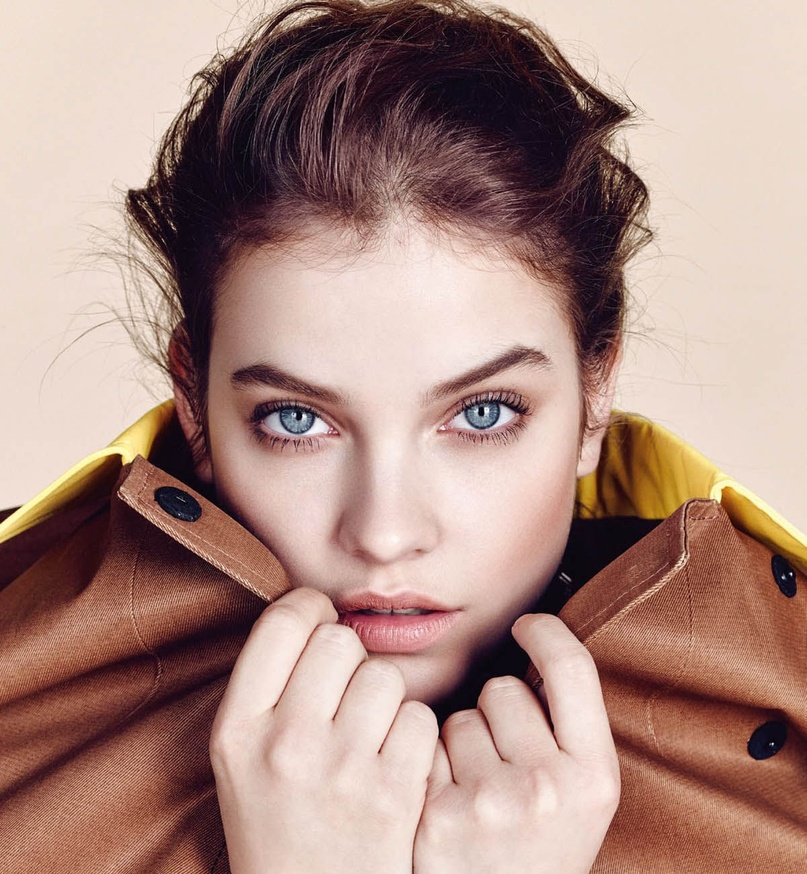
//> input picture data/Barbara.jpg, 807 x 874 px, shrunk from 1200 x 1300 before the run
$ ./erosion_openmp_new ../data/Barbara.jpg   (built with g++ and OpenCV 4)
//> lines starting //> are read from the running program, lines starting //| are printed output that depends on the picture; after the words box and inside, x2 and y2 are one past the last pixel; in counts of white or black regions, pixels touching at a corner belong together
#include <malloc.h>
#include <iostream>
#include <omp.h>
#include <time.h>
#include <string>
#include "opencv2/imgproc.hpp"
#include "opencv2/opencv.hpp"

using namespace std;
using namespace cv;

Mat src, src_gray, src_binary, erosion_dst;
int n, m;
int threshold_value = 100;
int threshold_type = 0;
const int max_binary_value = 255;
const int element_rows = 3;
const int element_cols = 3;
const string data_path = "../../data/";

void* erode_center(void* arg);

int main(int argc, char** argv) {
    CommandLineParser parser(argc, argv, "{@input | chicky_512.png | input image}");
    src = imread(data_path+parser.get<String>("@input"), IMREAD_COLOR);
//> src is the input picture: 874 rows x 807 cols, CV_8UC3; mean B, G, R 130.3, 139.7, 171.5
    if(src.empty()) {
        printf("Could not open or find the image!\n\n");
        printf("Usage: %s <Input image>\n", argv[0]);
        return -1;
    }
    cvtColor(src, src_gray, COLOR_BGR2GRAY);
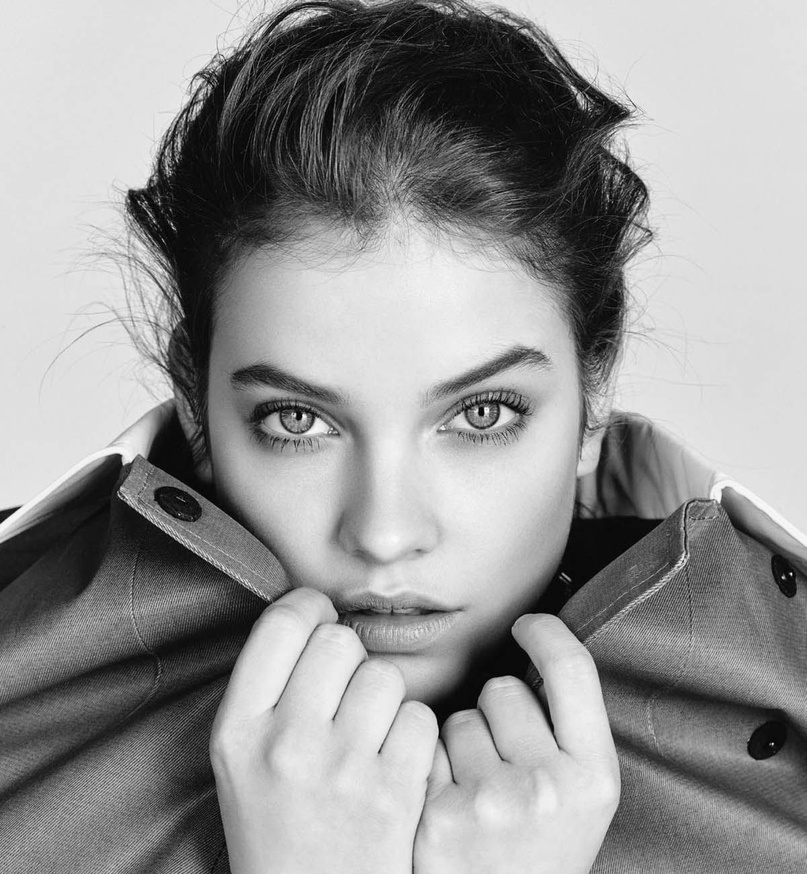
//> src_gray: 874 rows x 807 cols, CV_8UC1; min 1, max 254, mean 148.1
    threshold(src_gray, src_binary, threshold_value, max_binary_value, threshold_type);
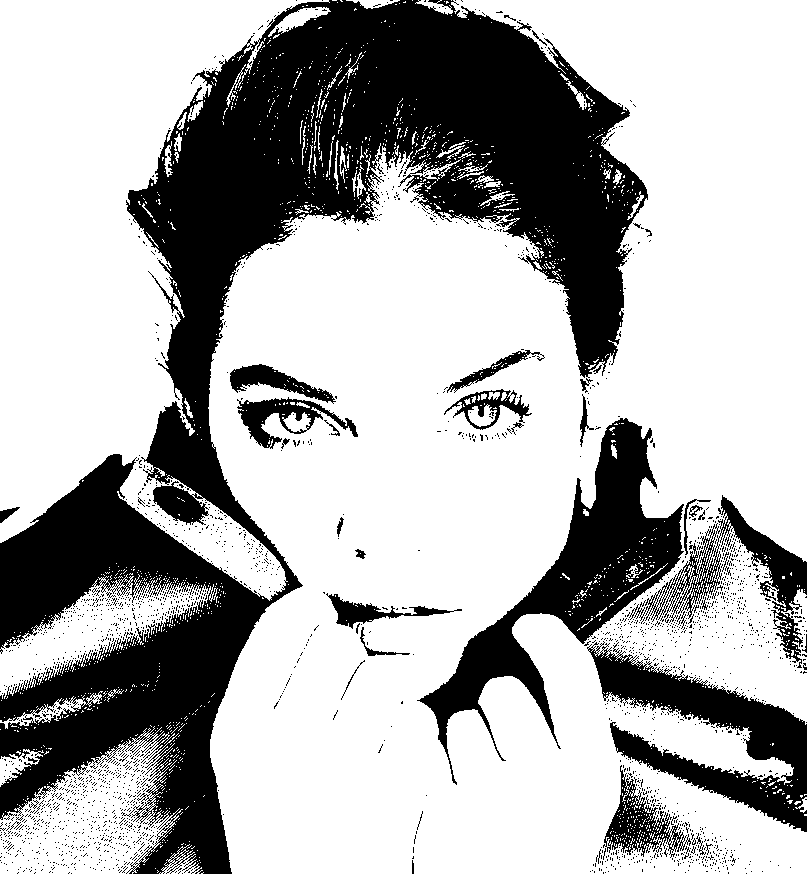
//> src_binary: 874 rows x 807 cols, CV_8UC1; 68.9% white; 2490 black regions (2451 under 20 px), largest, box (x1, y1, x2, y2) and area: (0, 0, 648, 874) 160066, (417, 418, 684, 785) 22617, (587, 641, 807, 832) 14606
    imwrite("src_gray.png", src_gray);
    imwrite("src_binary.png", src_binary);

    n=src_binary.rows;
//> n = 874
    m=src_binary.cols;
//> m = 807
    printf("The dimension of binary image to erode: %d x %d\n", n, m);
//| The dimension of binary image to erode: 874 x 807
    void* retval;
    erosion_dst.create(n, m, CV_8U);
    time_t t_start, t_end;

    t_start = clock();
    #pragma omp parallel for num_threads(4)
    for(int i=0; i<n; i++)
        for(int j=0; j<m; j++) {
            uchar* data = erosion_dst.ptr<uchar>(i);
            void* arg = malloc(2*sizeof(int));
            ((int*)arg)[0] = i;
            ((int*)arg)[1] = j;
            retval = erode_center(arg);
            data[j] = *(uchar*)retval;
            free(retval);
        }
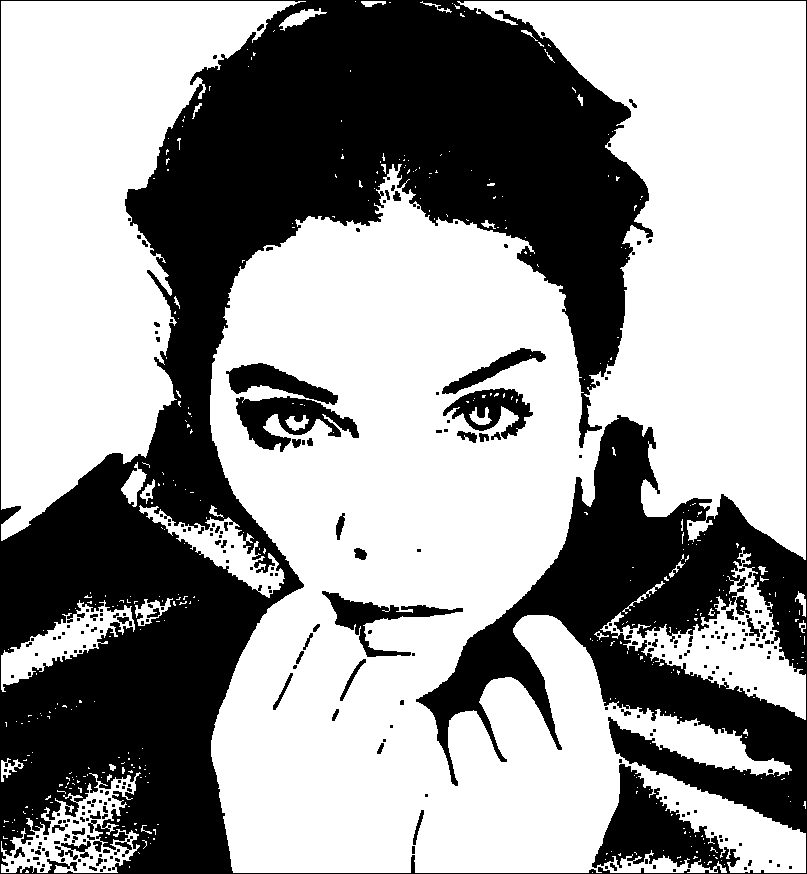
//> erosion_dst: 874 rows x 807 cols, CV_8UC1; 60.8% white; 282 black regions (217 under 20 px), largest, box (x1, y1, x2, y2) and area: (0, 0, 807, 874) 260024, (236, 396, 359, 452) 3231, (322, 591, 463, 657) 2284
	t_end = clock();
    imwrite("erosion_out.png", erosion_dst);
    printf("picture generation... done\n");
    printf("openMP cost time: %f s\n", double(t_end-t_start)/CLOCKS_PER_SEC);
    return 0;
}

void* erode_center(void* arg) {
    int center_y = ((int*)arg)[0];
    int center_x = ((int*)arg)[1];
    int left = center_x-(element_cols-1)/2;
    int right = center_x+(element_cols-1)/2;
    int top = center_y-(element_rows-1)/2;
    int bottom = center_y+(element_rows-1)/2;
    void* retval = malloc(sizeof(uchar));
    if(left<0 || right>=m || top<0 || bottom>=n) {
        *(uchar*)retval = 0;
    }
    else {
        bool fit = true;
        for(int i=left; i<=right; i++) {
            for(int j=top; j<=bottom; j++) {
                // printf("%d ", src_binary.at<uchar>(j, i));
                if(src_binary.at<uchar>(j, i)==0) {
                    fit = false;
                    break;
                }
            }
            // printf("\n");
        }
        *(uchar*)retval = fit? 255 : 0;
    }
    free(arg);
    return retval;
}

$ run again, on data/TIM图片20180714190601.jpg
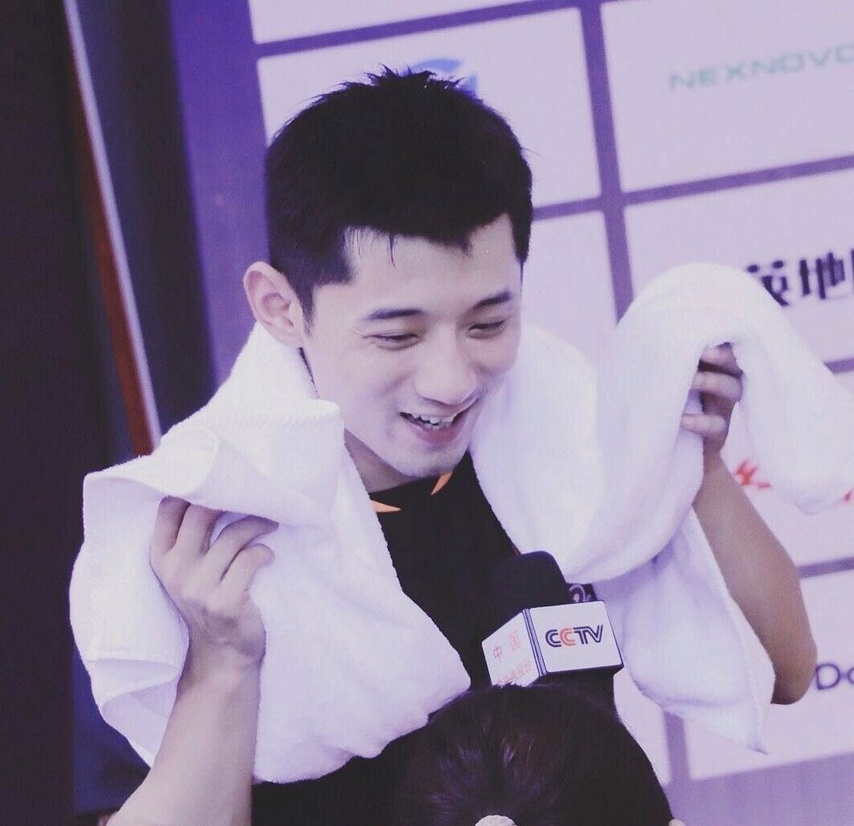
//> input picture data/TIM图片20180714190601.jpg, 854 x 826 px, shrunk from 1065 x 1030 before the run
//> src is the input picture: 826 rows x 854 cols, CV_8UC3; mean B, G, R 155.7, 130.6, 142.9
//> `threshold(src_gray, src_binary, threshold_value, max_binary_value, thr..`:
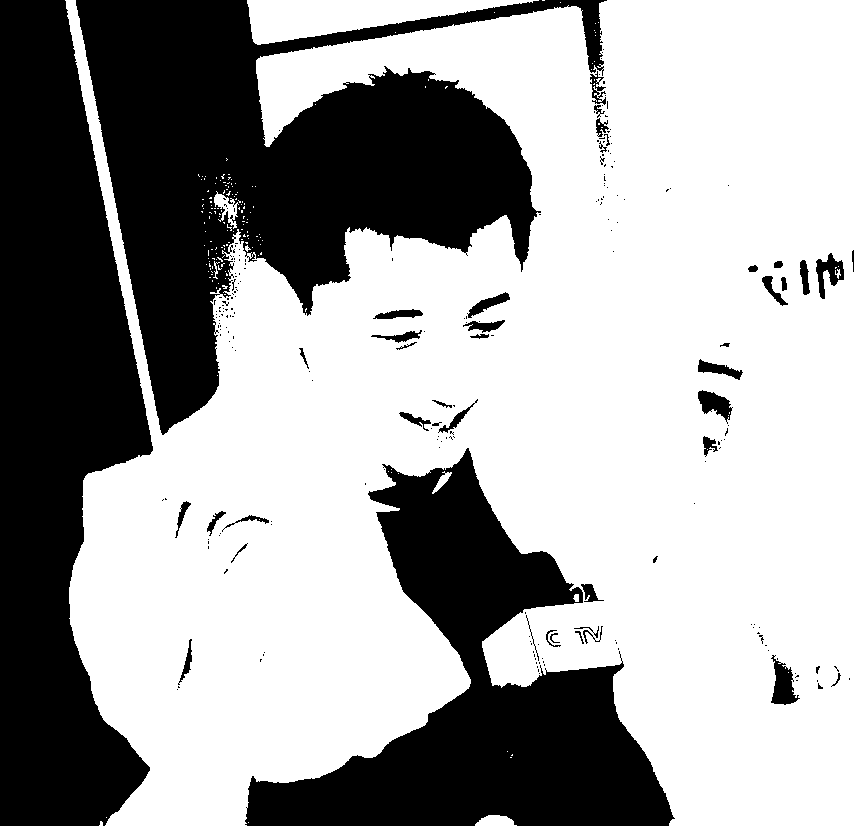
//> src_binary: 826 rows x 854 cols, CV_8UC1; 64% white; 232 black regions (188 under 20 px), largest, box (x1, y1, x2, y2) and area: (76, 0, 607, 435) 97692, (0, 0, 153, 826) 85334, (245, 448, 675, 826) 63525
//| The dimension of binary image to erode: 826 x 854
//> after the loop `for(int i=0; i<n; i++)`:
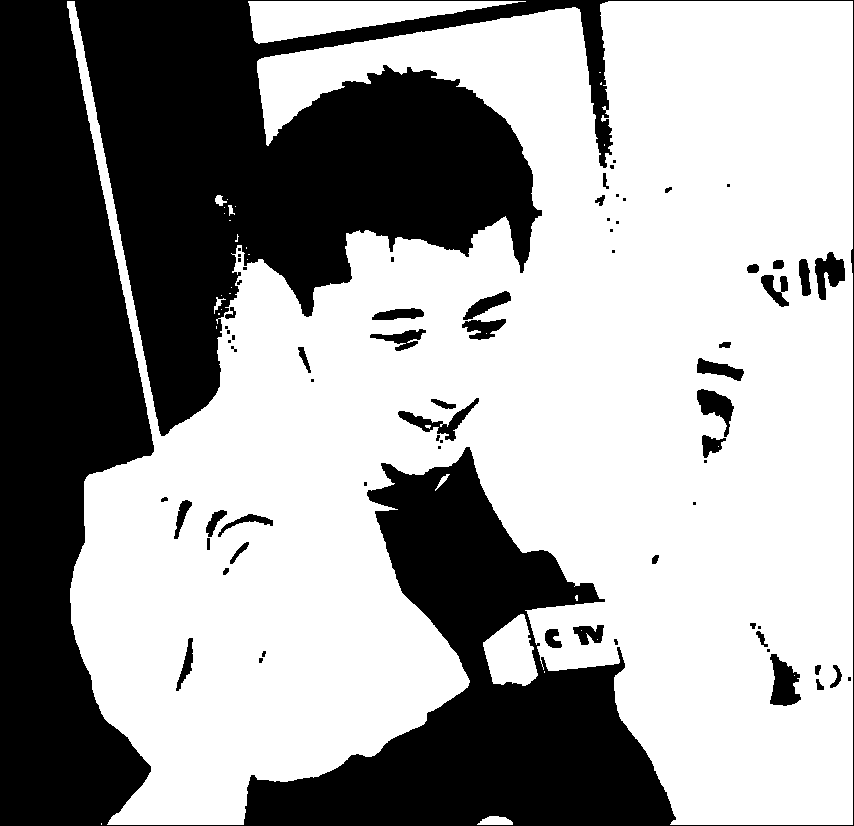
//> erosion_dst: 826 rows x 854 cols, CV_8UC1; 61.9% white; 71 black regions (33 under 20 px), largest, box (x1, y1, x2, y2) and area: (0, 0, 854, 826) 258364, (770, 654, 801, 706) 1038, (398, 398, 479, 441) 841

$ run again, on data/aero1.jpg
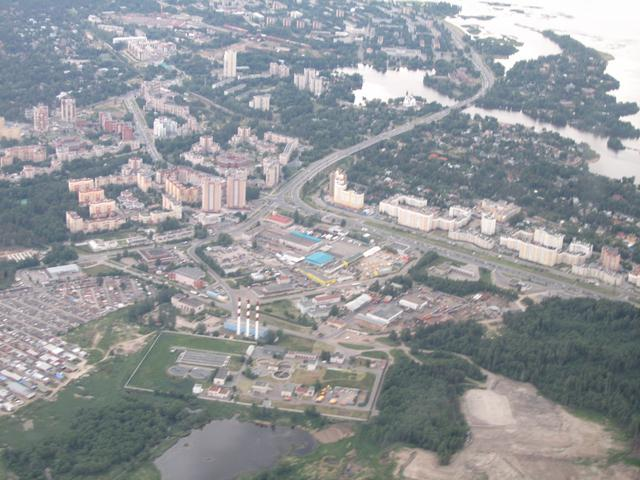
//> input picture data/aero1.jpg, 640 x 480 px
//> src is the input picture: 480 rows x 640 cols, CV_8UC3; mean B, G, R 153.6, 150.4, 147.6
//> `threshold(src_gray, src_binary, threshold_value, max_binary_value, thr..`:
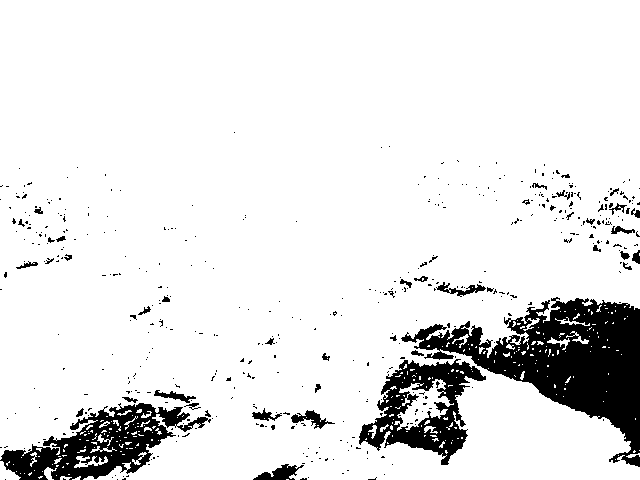
//> src_binary: 480 rows x 640 cols, CV_8UC1; 89.7% white; 460 black regions (417 under 20 px), largest, box (x1, y1, x2, y2) and area: (401, 297, 640, 467) 15227, (0, 403, 211, 480) 6734, (359, 359, 486, 465) 5484
//| The dimension of binary image to erode: 480 x 640
//> after the loop `for(int i=0; i<n; i++)`:
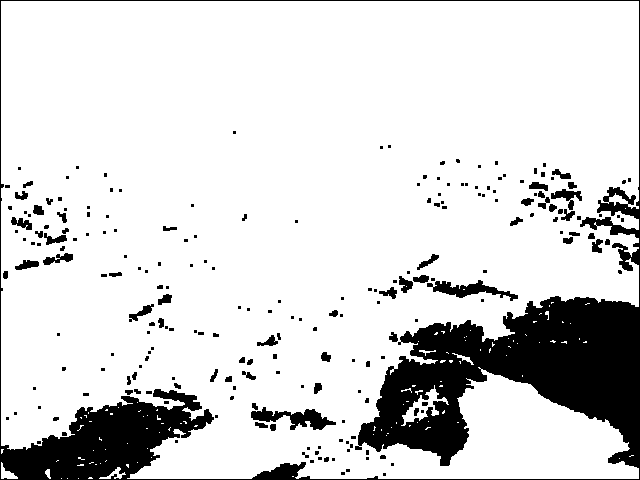
//> erosion_dst: 480 rows x 640 cols, CV_8UC1; 84.8% white; 221 black regions (148 under 20 px), largest, box (x1, y1, x2, y2) and area: (0, 0, 640, 480) 39382, (251, 407, 336, 430) 877, (427, 280, 518, 301) 734

$ run again, on data/aero3.jpg
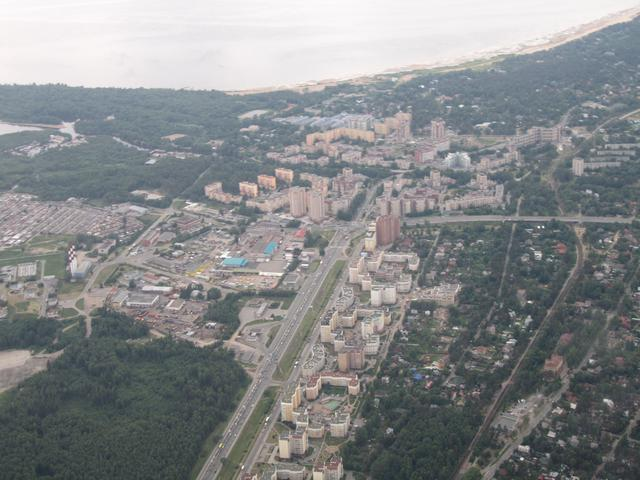
//> input picture data/aero3.jpg, 640 x 480 px
//> src is the input picture: 480 rows x 640 cols, CV_8UC3; mean B, G, R 138, 136.7, 134.2
//> `threshold(src_gray, src_binary, threshold_value, max_binary_value, thr..`:
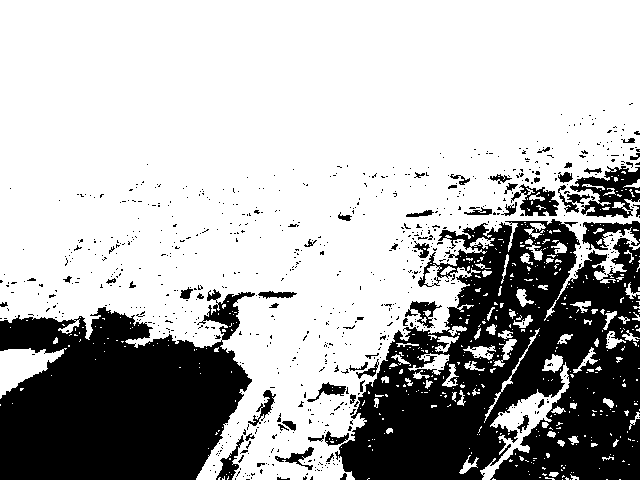
//> src_binary: 480 rows x 640 cols, CV_8UC1; 69.7% white; 774 black regions (715 under 20 px), largest, box (x1, y1, x2, y2) and area: (335, 219, 640, 480) 49171, (0, 289, 255, 480) 33731, (570, 166, 640, 218) 1835
//| The dimension of binary image to erode: 480 x 640
//> after the loop `for(int i=0; i<n; i++)`:
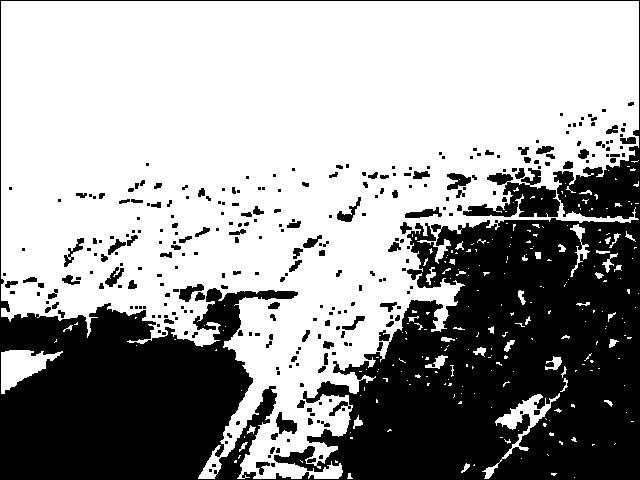
//> erosion_dst: 480 rows x 640 cols, CV_8UC1; 61.9% white; 298 black regions (184 under 20 px), largest, box (x1, y1, x2, y2) and area: (0, 0, 640, 480) 106689, (463, 168, 560, 217) 2177, (276, 412, 297, 434) 261
